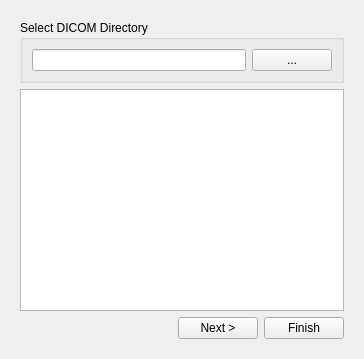
<?xml version="1.0" encoding="UTF-8"?>
<ui version="4.0">
 <class>CardiacMeshReader</class>
 <widget class="QWidget" name="CardiacMeshReader">
  <property name="geometry">
   <rect>
    <x>0</x>
    <y>0</y>
    <width>364</width>
    <height>359</height>
   </rect>
  </property>
  <property name="windowTitle">
   <string>Form</string>
  </property>
  <layout class="QVBoxLayout" name="verticalLayout">
   <item>
    <widget class="QStackedWidget" name="meshStackedWidget">
     <property name="currentIndex">
      <number>0</number>
     </property>
     <widget class="QWidget" name="dicomSelect">
      <layout class="QVBoxLayout" name="verticalLayout_2">
       <item>
        <widget class="QGroupBox" name="directoryGroupBox">
         <property name="title">
          <string>Select DICOM Directory</string>
         </property>
         <layout class="QHBoxLayout" name="horizontalLayout">
          <item>
           <widget class="QLineEdit" name="directoryEdit">
            <property name="minimumSize">
             <size>
              <width>200</width>
              <height>0</height>
             </size>
            </property>
           </widget>
          </item>
          <item>
           <widget class="QPushButton" name="directoryChooser">
            <property name="text">
             <string>...</string>
            </property>
           </widget>
          </item>
         </layout>
        </widget>
       </item>
       <item>
        <widget class="QTextBrowser" name="infoBrowser"/>
       </item>
       <item>
        <layout class="QHBoxLayout" name="horizontalLayout_3">
         <item>
          <spacer name="horizontalSpacer">
           <property name="orientation">
            <enum>Qt::Horizontal</enum>
           </property>
           <property name="sizeHint" stdset="0">
            <size>
             <width>208</width>
             <height>20</height>
            </size>
           </property>
          </spacer>
         </item>
         <item>
          <widget class="QPushButton" name="p1NextButton">
           <property name="text">
            <string>Next &gt;</string>
           </property>
          </widget>
         </item>
         <item>
          <widget class="QPushButton" name="p1FinishButton">
           <property name="text">
            <string>Finish</string>
           </property>
          </widget>
         </item>
        </layout>
       </item>
      </layout>
     </widget>
     <widget class="QWidget" name="meshSelect">
      <layout class="QVBoxLayout" name="verticalLayout_6">
       <item>
        <widget class="QGroupBox" name="groupBox">
         <property name="title">
          <string>Select Contour Directory</string>
         </property>
         <layout class="QVBoxLayout" name="verticalLayout_5">
          <item>
           <layout class="QHBoxLayout" name="horizontalLayout_7">
            <item>
             <widget class="QLineEdit" name="directoryEditMesh">
              <property name="minimumSize">
               <size>
                <width>200</width>
                <height>0</height>
               </size>
              </property>
             </widget>
            </item>
            <item>
             <widget class="QPushButton" name="directoryChooserMesh">
              <property name="text">
               <string>...</string>
              </property>
             </widget>
            </item>
           </layout>
          </item>
          <item>
           <widget class="QLabel" name="label_3">
            <property name="text">
             <string>Note: Files use dashes &quot;-&quot; as delimeters:</string>
            </property>
           </widget>
          </item>
          <item>
           <widget class="QLabel" name="label_4">
            <property name="text">
             <string>IM-####-IMAGE NUM-CONTOUR TYPE-auto.txt</string>
            </property>
           </widget>
          </item>
         </layout>
        </widget>
       </item>
       <item>
        <widget class="QTextBrowser" name="infoBrowserMesh"/>
       </item>
       <item>
        <widget class="QGroupBox" name="page2GroupBox">
         <property name="enabled">
          <bool>false</bool>
         </property>
         <property name="title">
          <string>Slice Selection</string>
         </property>
         <layout class="QGridLayout" name="gridLayout">
          <item row="0" column="1">
           <widget class="QSlider" name="minSliceSlider">
            <property name="orientation">
             <enum>Qt::Horizontal</enum>
            </property>
           </widget>
          </item>
          <item row="1" column="1">
           <widget class="QSlider" name="maxSliceSlider">
            <property name="orientation">
             <enum>Qt::Horizontal</enum>
            </property>
           </widget>
          </item>
          <item row="0" column="0">
           <widget class="QLabel" name="label_5">
            <property name="text">
             <string>Min Slice:</string>
            </property>
           </widget>
          </item>
          <item row="1" column="0">
           <widget class="QLabel" name="label_6">
            <property name="text">
             <string>Max Slice:</string>
            </property>
           </widget>
          </item>
          <item row="0" column="2">
           <widget class="QLabel" name="minSliceLabel">
            <property name="text">
             <string>0</string>
            </property>
           </widget>
          </item>
          <item row="1" column="2">
           <widget class="QLabel" name="maxSliceLabel">
            <property name="text">
             <string>0</string>
            </property>
           </widget>
          </item>
         </layout>
        </widget>
       </item>
       <item>
        <layout class="QHBoxLayout" name="horizontalLayout_6">
         <item>
          <spacer name="horizontalSpacer_3">
           <property name="orientation">
            <enum>Qt::Horizontal</enum>
           </property>
           <property name="sizeHint" stdset="0">
            <size>
             <width>208</width>
             <height>20</height>
            </size>
           </property>
          </spacer>
         </item>
         <item>
          <widget class="QPushButton" name="p2BackButton">
           <property name="text">
            <string>&lt; Back</string>
           </property>
          </widget>
         </item>
         <item>
          <widget class="QPushButton" name="p2NextButton">
           <property name="text">
            <string>Next &gt;</string>
           </property>
          </widget>
         </item>
         <item>
          <widget class="QPushButton" name="p2FinishButton">
           <property name="text">
            <string>Finish</string>
           </property>
          </widget>
         </item>
        </layout>
       </item>
      </layout>
     </widget>
     <widget class="QWidget" name="saveObject">
      <layout class="QVBoxLayout" name="verticalLayout_3">
       <item>
        <widget class="QGroupBox" name="groupBox_2">
         <property name="title">
          <string>Create Objects</string>
         </property>
         <layout class="QVBoxLayout" name="verticalLayout_4">
          <item>
           <layout class="QHBoxLayout" name="horizontalLayout_2">
            <item>
             <widget class="QLabel" name="label">
              <property name="text">
               <string>Object Name:</string>
              </property>
             </widget>
            </item>
            <item>
             <widget class="QLineEdit" name="nameLineEdit">
              <property name="enabled">
               <bool>true</bool>
              </property>
              <property name="text">
               <string>Volume</string>
              </property>
             </widget>
            </item>
           </layout>
          </item>
          <item>
           <layout class="QHBoxLayout" name="horizontalLayout_4">
            <item>
             <widget class="QLabel" name="label_2">
              <property name="text">
               <string>Mesh Name:</string>
              </property>
             </widget>
            </item>
            <item>
             <widget class="QLineEdit" name="meshNameLineEdit">
              <property name="text">
               <string>Mesh</string>
              </property>
             </widget>
            </item>
           </layout>
          </item>
          <item>
           <spacer name="verticalSpacer">
            <property name="orientation">
             <enum>Qt::Vertical</enum>
            </property>
            <property name="sizeHint" stdset="0">
             <size>
              <width>20</width>
              <height>40</height>
             </size>
            </property>
           </spacer>
          </item>
         </layout>
        </widget>
       </item>
       <item>
        <layout class="QHBoxLayout" name="horizontalLayout_5">
         <item>
          <spacer name="horizontalSpacer_2">
           <property name="orientation">
            <enum>Qt::Horizontal</enum>
           </property>
           <property name="sizeHint" stdset="0">
            <size>
             <width>40</width>
             <height>20</height>
            </size>
           </property>
          </spacer>
         </item>
         <item>
          <widget class="QPushButton" name="p3BackButton">
           <property name="text">
            <string>&lt; Back</string>
           </property>
          </widget>
         </item>
         <item>
          <widget class="QPushButton" name="p3FinishButton">
           <property name="enabled">
            <bool>true</bool>
           </property>
           <property name="text">
            <string>Finish</string>
           </property>
          </widget>
         </item>
        </layout>
       </item>
      </layout>
     </widget>
    </widget>
   </item>
  </layout>
 </widget>
 <resources/>
 <connections/>
</ui>
